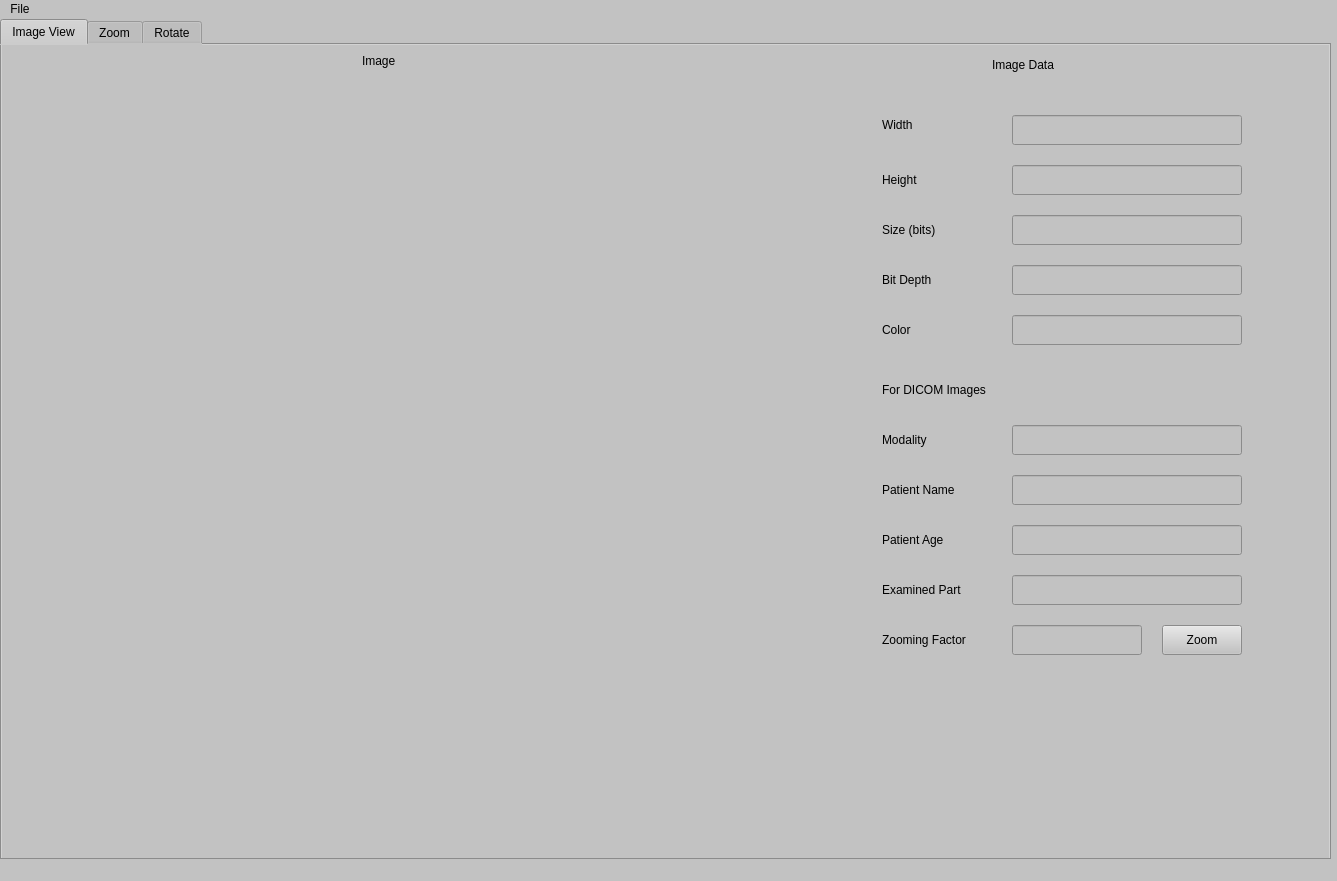
<?xml version="1.0" encoding="UTF-8"?>
<ui version="4.0">
 <class>MainWindow</class>
 <widget class="QMainWindow" name="MainWindow">
  <property name="geometry">
   <rect>
    <x>0</x>
    <y>0</y>
    <width>1337</width>
    <height>881</height>
   </rect>
  </property>
  <property name="windowTitle">
   <string>MainWindow</string>
  </property>
  <property name="styleSheet">
   <string notr="true">color: rgb(0, 0, 0);
background-color: rgb(194, 194, 194);
</string>
  </property>
  <widget class="QWidget" name="centralwidget">
   <widget class="QTabWidget" name="tab_widget">
    <property name="geometry">
     <rect>
      <x>0</x>
      <y>0</y>
      <width>1331</width>
      <height>841</height>
     </rect>
    </property>
    <property name="currentIndex">
     <number>0</number>
    </property>
    <widget class="QWidget" name="tab_3">
     <attribute name="title">
      <string>Image View</string>
     </attribute>
     <widget class="QLabel" name="width_label">
      <property name="geometry">
       <rect>
        <x>880</x>
        <y>65</y>
        <width>110</width>
        <height>30</height>
       </rect>
      </property>
      <property name="maximumSize">
       <size>
        <width>115</width>
        <height>30</height>
       </size>
      </property>
      <property name="styleSheet">
       <string notr="true">font: 10pt &quot;MS Shell Dlg 2&quot;;</string>
      </property>
      <property name="text">
       <string>Width</string>
      </property>
     </widget>
     <widget class="QGraphicsView" name="image_view">
      <property name="geometry">
       <rect>
        <x>0</x>
        <y>50</y>
        <width>850</width>
        <height>750</height>
       </rect>
      </property>
      <property name="minimumSize">
       <size>
        <width>700</width>
        <height>750</height>
       </size>
      </property>
      <property name="maximumSize">
       <size>
        <width>850</width>
        <height>850</height>
       </size>
      </property>
      <property name="styleSheet">
       <string notr="true">
QGraphicsView{ border-width: 0px; 
border-style: solid;}</string>
      </property>
     </widget>
     <widget class="QLabel" name="part_label">
      <property name="geometry">
       <rect>
        <x>880</x>
        <y>530</y>
        <width>110</width>
        <height>30</height>
       </rect>
      </property>
      <property name="maximumSize">
       <size>
        <width>115</width>
        <height>30</height>
       </size>
      </property>
      <property name="styleSheet">
       <string notr="true">font: 10pt &quot;MS Shell Dlg 2&quot;;</string>
      </property>
      <property name="text">
       <string>Examined Part</string>
      </property>
     </widget>
     <widget class="QLabel" name="name_label">
      <property name="geometry">
       <rect>
        <x>880</x>
        <y>430</y>
        <width>110</width>
        <height>30</height>
       </rect>
      </property>
      <property name="maximumSize">
       <size>
        <width>115</width>
        <height>30</height>
       </size>
      </property>
      <property name="styleSheet">
       <string notr="true">font: 10pt &quot;MS Shell Dlg 2&quot;;</string>
      </property>
      <property name="text">
       <string>Patient Name</string>
      </property>
     </widget>
     <widget class="QLineEdit" name="width_line">
      <property name="enabled">
       <bool>false</bool>
      </property>
      <property name="geometry">
       <rect>
        <x>1010</x>
        <y>70</y>
        <width>230</width>
        <height>30</height>
       </rect>
      </property>
      <property name="maximumSize">
       <size>
        <width>250</width>
        <height>30</height>
       </size>
      </property>
      <property name="styleSheet">
       <string notr="true">font: 10pt &quot;MS Shell Dlg 2&quot;;</string>
      </property>
     </widget>
     <widget class="QLabel" name="image_label">
      <property name="geometry">
       <rect>
        <x>360</x>
        <y>0</y>
        <width>80</width>
        <height>31</height>
       </rect>
      </property>
      <property name="maximumSize">
       <size>
        <width>80</width>
        <height>40</height>
       </size>
      </property>
      <property name="styleSheet">
       <string notr="true">font: 16pt &quot;MS Shell Dlg 2&quot;;</string>
      </property>
      <property name="text">
       <string>Image</string>
      </property>
     </widget>
     <widget class="QLabel" name="size_label">
      <property name="geometry">
       <rect>
        <x>880</x>
        <y>170</y>
        <width>110</width>
        <height>30</height>
       </rect>
      </property>
      <property name="maximumSize">
       <size>
        <width>115</width>
        <height>30</height>
       </size>
      </property>
      <property name="styleSheet">
       <string notr="true">font: 10pt &quot;MS Shell Dlg 2&quot;;</string>
      </property>
      <property name="text">
       <string>Size (bits)</string>
      </property>
     </widget>
     <widget class="QLineEdit" name="size_line">
      <property name="enabled">
       <bool>false</bool>
      </property>
      <property name="geometry">
       <rect>
        <x>1010</x>
        <y>170</y>
        <width>230</width>
        <height>30</height>
       </rect>
      </property>
      <property name="maximumSize">
       <size>
        <width>250</width>
        <height>30</height>
       </size>
      </property>
      <property name="styleSheet">
       <string notr="true">font: 10pt &quot;MS Shell Dlg 2&quot;;</string>
      </property>
      <property name="text">
       <string/>
      </property>
     </widget>
     <widget class="QLabel" name="color_label">
      <property name="geometry">
       <rect>
        <x>880</x>
        <y>270</y>
        <width>110</width>
        <height>30</height>
       </rect>
      </property>
      <property name="maximumSize">
       <size>
        <width>115</width>
        <height>30</height>
       </size>
      </property>
      <property name="styleSheet">
       <string notr="true">font: 10pt &quot;MS Shell Dlg 2&quot;;</string>
      </property>
      <property name="text">
       <string>Color</string>
      </property>
     </widget>
     <widget class="QLabel" name="dicom_data_label">
      <property name="geometry">
       <rect>
        <x>880</x>
        <y>330</y>
        <width>155</width>
        <height>30</height>
       </rect>
      </property>
      <property name="maximumSize">
       <size>
        <width>160</width>
        <height>35</height>
       </size>
      </property>
      <property name="styleSheet">
       <string notr="true">font: 9pt &quot;MS Shell Dlg 2&quot;;
font: 11pt &quot;MS Shell Dlg 2&quot;;</string>
      </property>
      <property name="text">
       <string>For DICOM Images</string>
      </property>
     </widget>
     <widget class="QLabel" name="age_label">
      <property name="geometry">
       <rect>
        <x>880</x>
        <y>480</y>
        <width>110</width>
        <height>30</height>
       </rect>
      </property>
      <property name="maximumSize">
       <size>
        <width>115</width>
        <height>30</height>
       </size>
      </property>
      <property name="styleSheet">
       <string notr="true">font: 10pt &quot;MS Shell Dlg 2&quot;;</string>
      </property>
      <property name="text">
       <string>Patient Age</string>
      </property>
     </widget>
     <widget class="QLabel" name="depth_label">
      <property name="geometry">
       <rect>
        <x>880</x>
        <y>220</y>
        <width>110</width>
        <height>30</height>
       </rect>
      </property>
      <property name="maximumSize">
       <size>
        <width>115</width>
        <height>30</height>
       </size>
      </property>
      <property name="styleSheet">
       <string notr="true">font: 10pt &quot;MS Shell Dlg 2&quot;;</string>
      </property>
      <property name="text">
       <string>Bit Depth </string>
      </property>
     </widget>
     <widget class="QLineEdit" name="part_line">
      <property name="enabled">
       <bool>false</bool>
      </property>
      <property name="geometry">
       <rect>
        <x>1010</x>
        <y>530</y>
        <width>230</width>
        <height>30</height>
       </rect>
      </property>
      <property name="maximumSize">
       <size>
        <width>250</width>
        <height>30</height>
       </size>
      </property>
      <property name="styleSheet">
       <string notr="true">font: 10pt &quot;MS Shell Dlg 2&quot;;</string>
      </property>
     </widget>
     <widget class="QLineEdit" name="color_line">
      <property name="enabled">
       <bool>false</bool>
      </property>
      <property name="geometry">
       <rect>
        <x>1010</x>
        <y>270</y>
        <width>230</width>
        <height>30</height>
       </rect>
      </property>
      <property name="maximumSize">
       <size>
        <width>250</width>
        <height>30</height>
       </size>
      </property>
      <property name="styleSheet">
       <string notr="true">font: 10pt &quot;MS Shell Dlg 2&quot;;</string>
      </property>
      <property name="text">
       <string/>
      </property>
     </widget>
     <widget class="QLineEdit" name="depth_line">
      <property name="enabled">
       <bool>false</bool>
      </property>
      <property name="geometry">
       <rect>
        <x>1010</x>
        <y>220</y>
        <width>230</width>
        <height>30</height>
       </rect>
      </property>
      <property name="maximumSize">
       <size>
        <width>250</width>
        <height>30</height>
       </size>
      </property>
      <property name="styleSheet">
       <string notr="true">font: 10pt &quot;MS Shell Dlg 2&quot;;</string>
      </property>
     </widget>
     <widget class="QLabel" name="height_label">
      <property name="geometry">
       <rect>
        <x>880</x>
        <y>120</y>
        <width>110</width>
        <height>30</height>
       </rect>
      </property>
      <property name="maximumSize">
       <size>
        <width>115</width>
        <height>30</height>
       </size>
      </property>
      <property name="styleSheet">
       <string notr="true">font: 10pt &quot;MS Shell Dlg 2&quot;;</string>
      </property>
      <property name="text">
       <string>Height</string>
      </property>
     </widget>
     <widget class="QLineEdit" name="age_line">
      <property name="enabled">
       <bool>false</bool>
      </property>
      <property name="geometry">
       <rect>
        <x>1010</x>
        <y>480</y>
        <width>230</width>
        <height>30</height>
       </rect>
      </property>
      <property name="maximumSize">
       <size>
        <width>250</width>
        <height>30</height>
       </size>
      </property>
      <property name="styleSheet">
       <string notr="true">font: 10pt &quot;MS Shell Dlg 2&quot;;</string>
      </property>
     </widget>
     <widget class="QLineEdit" name="name_line">
      <property name="enabled">
       <bool>false</bool>
      </property>
      <property name="geometry">
       <rect>
        <x>1010</x>
        <y>430</y>
        <width>230</width>
        <height>30</height>
       </rect>
      </property>
      <property name="maximumSize">
       <size>
        <width>250</width>
        <height>30</height>
       </size>
      </property>
      <property name="styleSheet">
       <string notr="true">font: 10pt &quot;MS Shell Dlg 2&quot;;</string>
      </property>
     </widget>
     <widget class="QLineEdit" name="modality_line">
      <property name="enabled">
       <bool>false</bool>
      </property>
      <property name="geometry">
       <rect>
        <x>1010</x>
        <y>380</y>
        <width>230</width>
        <height>30</height>
       </rect>
      </property>
      <property name="maximumSize">
       <size>
        <width>250</width>
        <height>30</height>
       </size>
      </property>
      <property name="styleSheet">
       <string notr="true">font: 10pt &quot;MS Shell Dlg 2&quot;;</string>
      </property>
     </widget>
     <widget class="QLabel" name="data_label">
      <property name="geometry">
       <rect>
        <x>990</x>
        <y>0</y>
        <width>150</width>
        <height>40</height>
       </rect>
      </property>
      <property name="maximumSize">
       <size>
        <width>150</width>
        <height>40</height>
       </size>
      </property>
      <property name="styleSheet">
       <string notr="true">font: 16pt &quot;MS Shell Dlg 2&quot;;</string>
      </property>
      <property name="text">
       <string>Image Data</string>
      </property>
     </widget>
     <widget class="QLabel" name="modality_label">
      <property name="geometry">
       <rect>
        <x>880</x>
        <y>380</y>
        <width>110</width>
        <height>30</height>
       </rect>
      </property>
      <property name="maximumSize">
       <size>
        <width>115</width>
        <height>30</height>
       </size>
      </property>
      <property name="styleSheet">
       <string notr="true">font: 10pt &quot;MS Shell Dlg 2&quot;;</string>
      </property>
      <property name="text">
       <string>Modality</string>
      </property>
     </widget>
     <widget class="QLineEdit" name="height_line">
      <property name="enabled">
       <bool>false</bool>
      </property>
      <property name="geometry">
       <rect>
        <x>1010</x>
        <y>120</y>
        <width>230</width>
        <height>30</height>
       </rect>
      </property>
      <property name="maximumSize">
       <size>
        <width>250</width>
        <height>30</height>
       </size>
      </property>
      <property name="styleSheet">
       <string notr="true">font: 10pt &quot;MS Shell Dlg 2&quot;;</string>
      </property>
     </widget>
     <widget class="QLabel" name="zooming_label">
      <property name="geometry">
       <rect>
        <x>880</x>
        <y>580</y>
        <width>121</width>
        <height>30</height>
       </rect>
      </property>
      <property name="styleSheet">
       <string notr="true">font: 10pt &quot;MS Shell Dlg 2&quot;;</string>
      </property>
      <property name="text">
       <string>Zooming Factor</string>
      </property>
     </widget>
     <widget class="QLineEdit" name="zooming_line">
      <property name="geometry">
       <rect>
        <x>1010</x>
        <y>580</y>
        <width>130</width>
        <height>30</height>
       </rect>
      </property>
     </widget>
     <widget class="QPushButton" name="zoom_button">
      <property name="geometry">
       <rect>
        <x>1160</x>
        <y>580</y>
        <width>80</width>
        <height>30</height>
       </rect>
      </property>
      <property name="text">
       <string>Zoom</string>
      </property>
     </widget>
    </widget>
    <widget class="QWidget" name="tab_4">
     <attribute name="title">
      <string>Zoom</string>
     </attribute>
     <widget class="QLabel" name="neighbor_label">
      <property name="geometry">
       <rect>
        <x>10</x>
        <y>50</y>
        <width>650</width>
        <height>700</height>
       </rect>
      </property>
      <property name="text">
       <string/>
      </property>
     </widget>
     <widget class="QLabel" name="bilinear_label">
      <property name="geometry">
       <rect>
        <x>670</x>
        <y>50</y>
        <width>650</width>
        <height>700</height>
       </rect>
      </property>
      <property name="text">
       <string/>
      </property>
     </widget>
     <widget class="QLabel" name="label_3">
      <property name="geometry">
       <rect>
        <x>180</x>
        <y>10</y>
        <width>380</width>
        <height>40</height>
       </rect>
      </property>
      <property name="styleSheet">
       <string notr="true">font: 12pt &quot;MS Shell Dlg 2&quot;;
font: 16pt &quot;MS Shell Dlg 2&quot;;</string>
      </property>
      <property name="text">
       <string>Nearest Neighbor Interpolation</string>
      </property>
     </widget>
     <widget class="QLabel" name="label_4">
      <property name="geometry">
       <rect>
        <x>860</x>
        <y>10</y>
        <width>300</width>
        <height>40</height>
       </rect>
      </property>
      <property name="styleSheet">
       <string notr="true">font: 16pt &quot;MS Shell Dlg 2&quot;;</string>
      </property>
      <property name="text">
       <string>Bilinear Interpolation</string>
      </property>
     </widget>
     <widget class="QLabel" name="zoom_dim_label">
      <property name="geometry">
       <rect>
        <x>350</x>
        <y>770</y>
        <width>220</width>
        <height>30</height>
       </rect>
      </property>
      <property name="styleSheet">
       <string notr="true">font: 10pt &quot;MS Shell Dlg 2&quot;;</string>
      </property>
      <property name="text">
       <string>Zoomed Image Dimensions</string>
      </property>
     </widget>
     <widget class="QLabel" name="new_width_label">
      <property name="geometry">
       <rect>
        <x>600</x>
        <y>770</y>
        <width>60</width>
        <height>30</height>
       </rect>
      </property>
      <property name="styleSheet">
       <string notr="true">font: 10pt &quot;MS Shell Dlg 2&quot;;</string>
      </property>
      <property name="text">
       <string>Width</string>
      </property>
     </widget>
     <widget class="QLabel" name="new_height_label">
      <property name="geometry">
       <rect>
        <x>830</x>
        <y>770</y>
        <width>60</width>
        <height>30</height>
       </rect>
      </property>
      <property name="styleSheet">
       <string notr="true">font: 10pt &quot;MS Shell Dlg 2&quot;;</string>
      </property>
      <property name="text">
       <string>Height</string>
      </property>
     </widget>
     <widget class="QLineEdit" name="new_width_line">
      <property name="enabled">
       <bool>false</bool>
      </property>
      <property name="geometry">
       <rect>
        <x>660</x>
        <y>770</y>
        <width>150</width>
        <height>30</height>
       </rect>
      </property>
      <property name="styleSheet">
       <string notr="true">font: 10pt &quot;MS Shell Dlg 2&quot;;</string>
      </property>
     </widget>
     <widget class="QLineEdit" name="new_height_line">
      <property name="enabled">
       <bool>false</bool>
      </property>
      <property name="geometry">
       <rect>
        <x>890</x>
        <y>770</y>
        <width>150</width>
        <height>30</height>
       </rect>
      </property>
      <property name="styleSheet">
       <string notr="true">font: 10pt &quot;MS Shell Dlg 2&quot;;</string>
      </property>
     </widget>
    </widget>
    <widget class="QWidget" name="tab">
     <attribute name="title">
      <string>Rotate</string>
     </attribute>
     <widget class="QGraphicsView" name="original_view">
      <property name="geometry">
       <rect>
        <x>30</x>
        <y>70</y>
        <width>631</width>
        <height>631</height>
       </rect>
      </property>
     </widget>
     <widget class="QLabel" name="original_label">
      <property name="geometry">
       <rect>
        <x>250</x>
        <y>10</y>
        <width>181</width>
        <height>41</height>
       </rect>
      </property>
      <property name="styleSheet">
       <string notr="true">font: 16pt &quot;MS Shell Dlg 2&quot;;</string>
      </property>
      <property name="text">
       <string>Original Image</string>
      </property>
     </widget>
     <widget class="QLabel" name="edited_label">
      <property name="geometry">
       <rect>
        <x>910</x>
        <y>10</y>
        <width>161</width>
        <height>51</height>
       </rect>
      </property>
      <property name="styleSheet">
       <string notr="true">font: 16pt &quot;MS Shell Dlg 2&quot;;</string>
      </property>
      <property name="text">
       <string>Edited Image</string>
      </property>
     </widget>
     <widget class="QGraphicsView" name="edited_view">
      <property name="geometry">
       <rect>
        <x>670</x>
        <y>70</y>
        <width>631</width>
        <height>631</height>
       </rect>
      </property>
     </widget>
     <widget class="QLabel" name="rotation_label">
      <property name="geometry">
       <rect>
        <x>90</x>
        <y>720</y>
        <width>110</width>
        <height>30</height>
       </rect>
      </property>
      <property name="styleSheet">
       <string notr="true">font: 10pt &quot;MS Shell Dlg 2&quot;;</string>
      </property>
      <property name="text">
       <string>Rotation Angle</string>
      </property>
     </widget>
     <widget class="QPushButton" name="pushButton">
      <property name="geometry">
       <rect>
        <x>800</x>
        <y>740</y>
        <width>211</width>
        <height>40</height>
       </rect>
      </property>
      <property name="styleSheet">
       <string notr="true">font: 14pt &quot;MS Shell Dlg 2&quot;;</string>
      </property>
      <property name="text">
       <string>Nearest Neighbor</string>
      </property>
     </widget>
     <widget class="QPushButton" name="pushButton_2">
      <property name="geometry">
       <rect>
        <x>1070</x>
        <y>740</y>
        <width>100</width>
        <height>40</height>
       </rect>
      </property>
      <property name="styleSheet">
       <string notr="true">font: 14pt &quot;MS Shell Dlg 2&quot;;</string>
      </property>
      <property name="text">
       <string>Bilinear</string>
      </property>
     </widget>
     <widget class="QLineEdit" name="lineEdit_3">
      <property name="geometry">
       <rect>
        <x>500</x>
        <y>750</y>
        <width>100</width>
        <height>30</height>
       </rect>
      </property>
      <property name="text">
       <string/>
      </property>
     </widget>
     <widget class="QLabel" name="label_11">
      <property name="geometry">
       <rect>
        <x>360</x>
        <y>750</y>
        <width>130</width>
        <height>30</height>
       </rect>
      </property>
      <property name="styleSheet">
       <string notr="true">font: 10pt &quot;MS Shell Dlg 2&quot;;</string>
      </property>
      <property name="text">
       <string>Shearing Degree</string>
      </property>
     </widget>
     <widget class="QSpinBox" name="spinBox">
      <property name="geometry">
       <rect>
        <x>210</x>
        <y>720</y>
        <width>50</width>
        <height>30</height>
       </rect>
      </property>
      <property name="minimum">
       <number>-180</number>
      </property>
      <property name="maximum">
       <number>180</number>
      </property>
     </widget>
     <widget class="QLineEdit" name="lineEdit">
      <property name="enabled">
       <bool>false</bool>
      </property>
      <property name="geometry">
       <rect>
        <x>170</x>
        <y>770</y>
        <width>90</width>
        <height>30</height>
       </rect>
      </property>
     </widget>
     <widget class="QLabel" name="label">
      <property name="geometry">
       <rect>
        <x>90</x>
        <y>770</y>
        <width>70</width>
        <height>30</height>
       </rect>
      </property>
      <property name="styleSheet">
       <string notr="true">font: 10pt &quot;MS Shell Dlg 2&quot;;</string>
      </property>
      <property name="text">
       <string>Direction</string>
      </property>
     </widget>
    </widget>
   </widget>
  </widget>
  <widget class="QMenuBar" name="menubar">
   <property name="geometry">
    <rect>
     <x>0</x>
     <y>0</y>
     <width>1337</width>
     <height>26</height>
    </rect>
   </property>
   <widget class="QMenu" name="menuOpen">
    <property name="title">
     <string>File</string>
    </property>
    <addaction name="action_open"/>
   </widget>
   <addaction name="menuOpen"/>
  </widget>
  <widget class="QStatusBar" name="status_bar"/>
  <action name="action_open">
   <property name="text">
    <string>Open</string>
   </property>
  </action>
 </widget>
 <resources/>
 <connections/>
</ui>
